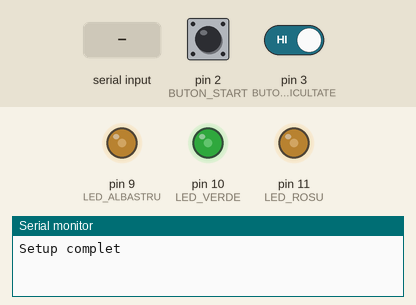
The program below on a simulated Arduino Uno, built with avr-gcc and run on an emulated ATmega328P. Shown: output pins drawn as LEDs (lit = HIGH), the last lines printed to the serial monitor. Dashed ring = blinking. Inputs (shaded band) come from the test bench; at power-on: pin 2 (BUTON_START) HIGH, pin 3 (BUTON_DIFICULTATE) HIGH. Random numbers use the default seed unless the program sets one.

Above: at 1.2 s.
1.3 s: pin 2 (BUTON_START) pulled LOW for 0.15 s
At 2.7 s:
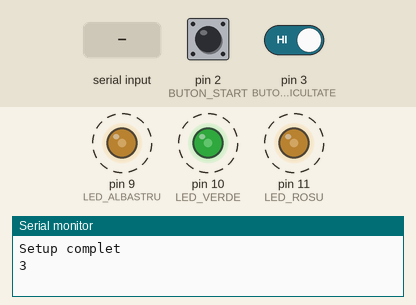
4.4 s: "1\n" received over Serial
At 4.7 s:
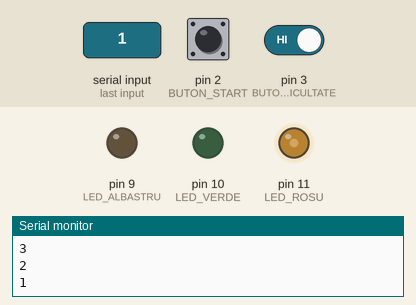
5.9 s: pin 2 (BUTON_START) pulled LOW for 1 s
At 7.1 s:
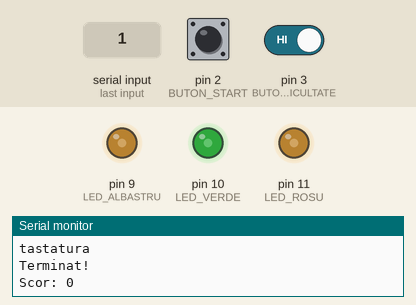
12.5 s: pin 2 (BUTON_START) driven LOW and pin 3 (BUTON_DIFICULTATE) driven LOW
At 15.3 s:
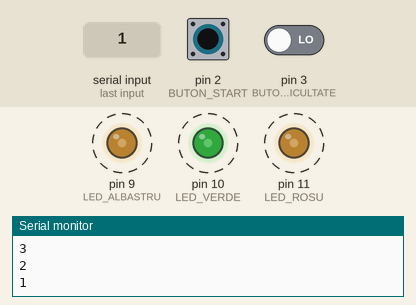
Timing chart, 0 to 16.5 s (numbered marks = the images above; inputs shaded):
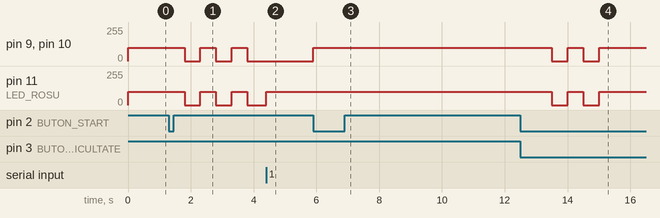

Measured:
- after the input at 1.3 s, pin 9 (LED_ALBASTRU), pin 10 (LED_VERDE), pin 11 (LED_ROSU): alternates 100/255 for 0.50 s and 0/255 for 0.50 s, starting after 0.50 s
- after the input at 4.4 s, pin 11 (LED_ROSU): 0/255 → 100/255 at once
- after the input at 5.9 s, pin 9 (LED_ALBASTRU), pin 10 (LED_VERDE): 0/255 → 100/255 at once
- after the input at 12.5 s, pin 9 (LED_ALBASTRU), pin 10 (LED_VERDE), pin 11 (LED_ROSU): alternates 100/255 for 0.50 s and 0/255 for 0.50 s, 4 changes in all, then stays 100/255, starting after 1.0 s

The program:

main.cpp
```cpp
#include <Arduino.h>

#define BAUD 28800

#define LED_ROSU 11
#define LED_VERDE 10
#define LED_ALBASTRU 9

#define BUTON_START 2
#define BUTON_DIFICULTATE 3

#define BACKSPACE 8

// Timpurile și intervalele utilizate în joc
unsigned long timpTastare[3] = {5000, 4000, 3000}; // Limite de timp în funcție de dificultate
unsigned long timpJoc = 30000;                     // Durata totală a jocului în ms
unsigned long timpDebounce = 300;                  // Timp pentru debouncing
unsigned long timpIncepere = 3000;                 // Durata numărătorii inverse la începutul jocului
unsigned long momentApasareDificultate = 0, momentApasareStart = 0, momentIncepereJoc = 0;
unsigned long momentUltimaClipire = 0, momentSelectareCuvant = 0;

char cuvant[30] = "";                              // Cuvântul introdus de jucător
char cuvantTinta[30];                              // Cuvântul țintă de scris
char dictionar[10][30] = {"robot", "masina", "calculator", "cuvant", "lumina", "energie", "fizica", "tastatura", "copac", "programare"};
char numeDificultati[3][10] = {"\nUsor\n", "\nMediu\n", "\nGreu\n"};

int dificultate = 0, stareLed = 0, clipiri = 0, scor = 0, index = 0;
bool repaus = true, rulare = false;

// Functie pentru setarea culorii LED-ului RGB
void setRGB(int valRosu, int valVerde, int valAlbastru) {
  analogWrite(LED_ROSU, valRosu);
  analogWrite(LED_VERDE, valVerde);
  analogWrite(LED_ALBASTRU, valAlbastru);
}

// Functie pentru verificarea cuvantului introdus
int verificaCuvant(const char *cuvantDeVerificat) {
  int lungime = strlen(cuvantDeVerificat);
  if (strncmp(cuvantDeVerificat, cuvantTinta, lungime) != 0)
    return -1; // Cuvantul nu corespunde
  return lungime == strlen(cuvantTinta) ? 1 : 0; // Cuvantul este corect doar daca lungimile coincid
}

// Functie pentru finalizarea jocului
void finalizare() {
  Serial.print("\nTerminat!\nScor: ");
  Serial.println(scor);
  setRGB(100, 100, 100); // LED alb pentru stare de repaus
}

// Verifica daca timpul jocului a expirat
void verificaStare() {
  if (rulare && millis() - momentIncepereJoc > timpJoc) {
    repaus = true;
    rulare = false;
    finalizare();
  }
}

// Functie pentru numaratoarea inversa de inceput
void incepere() {
  if (millis() - momentUltimaClipire > timpIncepere / 6) {
    momentUltimaClipire = millis();
    setRGB(100 * stareLed, 100 * stareLed, 100 * stareLed);
    stareLed = !stareLed;
    if (!(clipiri % 2)) {
      Serial.println(3 - clipiri / 2);
    }
    clipiri++;
  }

  if (clipiri == 6) {
    // Alege un cuvant tinta aleator
    strcpy(cuvantTinta, dictionar[random(10)]);
    Serial.println(cuvantTinta);
    momentSelectareCuvant = millis();
    setRGB(0, 100, 0); // LED verde pentru rundă activa
    clipiri++;
  }
}

// Functie pentru a initia jocul
void startJoc() {
  momentIncepereJoc = millis();
  scor = 0;
  momentUltimaClipire = millis();
  clipiri = 0;
  strcpy(cuvant, ""); // Reseteaza cuvantul introdus
}

// Verifica butonul de dificultate pentru a schimba nivelul
void verificareButonDificultate() {
  if (repaus && millis() - momentApasareDificultate > timpDebounce && digitalRead(BUTON_DIFICULTATE) == LOW) {
    momentApasareDificultate = millis();
    dificultate = (dificultate + 1) % 3;
    Serial.println(numeDificultati[dificultate]);
  }
}

// Verifica butonul Start/Stop pentru a incepe sau opri jocul
void verificareButonStart() {
  if (millis() - momentApasareStart > timpDebounce && digitalRead(BUTON_START) == LOW) {
    momentApasareStart = millis();
    repaus = !repaus;
    rulare = !rulare;
    if (rulare) {
      startJoc();
    } else {
      finalizare();
    }
  }
}

// Functie pentru a citi o litera introdusa de jucator
void citireLitera() {
  char litera = Serial.read();
  if (litera == BACKSPACE && index > 0) {
    cuvant[--index] = '\0';
  } else {
    cuvant[index++] = litera;
    cuvant[index] = '\0';
  }
}

// Functie pentru a selecta un cuvant nou dupa verificarea corectitudinii
void alegereCuvantNou(int verdict) {
  if (verdict) {
    scor++;
    Serial.println("\n");
  } else {
    Serial.println("\nTimp expirat!\n");
  }
  strcpy(cuvant, "");
  index = 0;
  strcpy(cuvantTinta, dictionar[random(10)]);
  Serial.println(cuvantTinta);
  momentSelectareCuvant = millis();
}

void setup() {
  Serial.begin(BAUD);
  pinMode(LED_ROSU, OUTPUT);
  pinMode(LED_VERDE, OUTPUT);
  pinMode(LED_ALBASTRU, OUTPUT);
  pinMode(BUTON_START, INPUT_PULLUP);
  pinMode(BUTON_DIFICULTATE, INPUT_PULLUP);

  setRGB(100, 100, 100); // LED alb pentru stare de repaus

  attachInterrupt(digitalPinToInterrupt(BUTON_START), verificareButonStart, FALLING);
  attachInterrupt(digitalPinToInterrupt(BUTON_DIFICULTATE), verificareButonDificultate, FALLING);

  Serial.println("\nSetup complet\n");
}

void loop() {
  verificaStare(); // Verifica daca jocul trebuie oprit

  if (rulare) {
    if (millis() - momentIncepereJoc <= timpIncepere) {
      incepere(); // Numaratoarea inversa de inceput
    } else {
      if (Serial.available()) {
        citireLitera(); // Citeste si verifica litera introdusa

        int verdict = verificaCuvant(cuvant);
        if (verdict == 1) {
          alegereCuvantNou(1); // Selecteaza un nou cuvant daca e corect
        } else if (verdict == -1) {
          setRGB(100, 0, 0); // LED rosu pentru cuvant gresit
        } else {
          setRGB(0, 100, 0); // LED verde pentru cuvant corect
        }
      }
      if (millis() - momentSelectareCuvant > timpTastare[dificultate]) {
        alegereCuvantNou(0); // Timpul de tastare expirat, selecteaza un nou cuvant
      }
    }
  }
}
```
